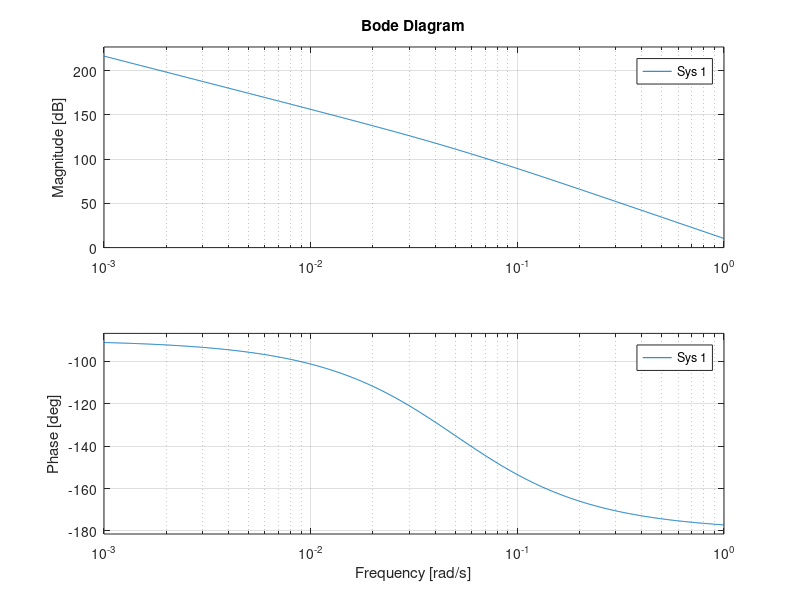

MATLAB code to generate this figure:
g=9.81;
m=2;
ml=1;
mr=1;
mu=0.2;
d=1;
Jc=1;

T1=tf(1,[ml*d+mr*d+Jc 0 0]);
T2=tf(-g*(m+ml+mr),[m+ml+mr mu 0]);

bode(T1*T2)

